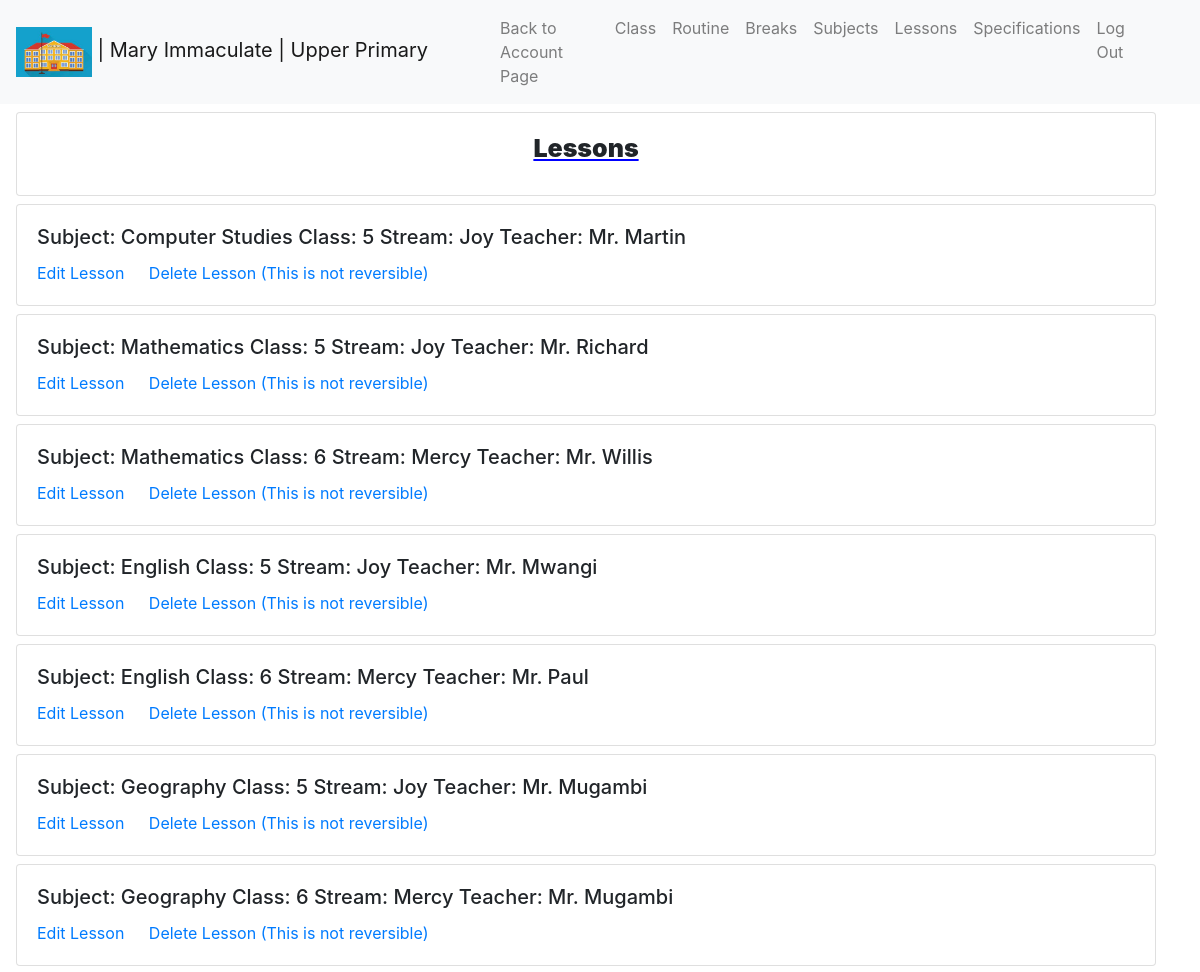
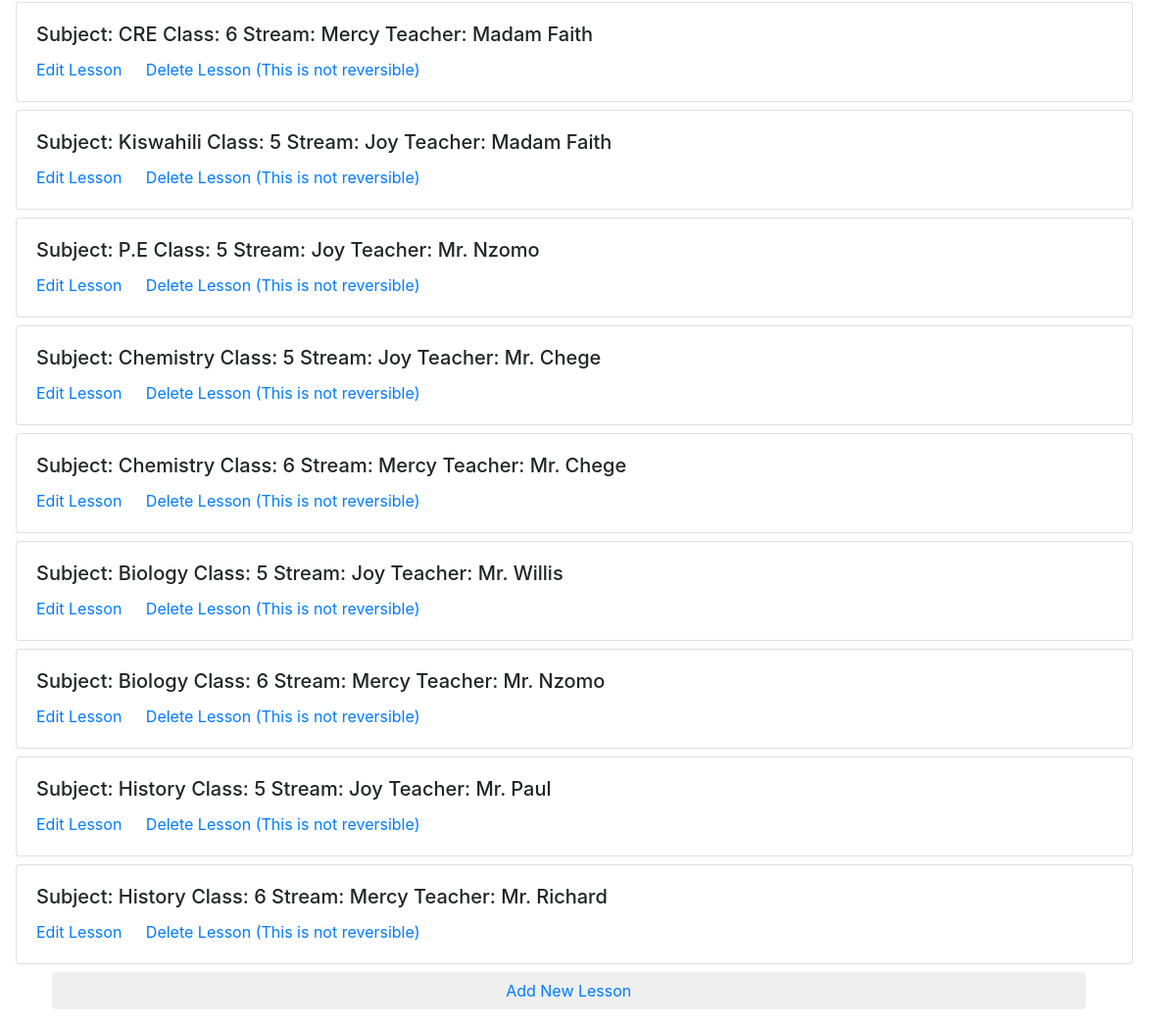
Page /school/S6gHC1W5/groups/upper-primary/lessons/ (signed in) on the committed database (2 pictures, top to bottom).
### school/models.py (models this page shows, shortened)
class School(models.Model):
    user = models.ForeignKey(settings.AUTH_USER_MODEL, on_delete=models.CASCADE, db_index=True)
    schoolname = models.CharField(max_length=200)
    randomid = models.CharField(max_length=60, unique=True)
    schoollogo = models.ImageField(upload_to='logo', validators=[validate_logo], default='logo.jpg')
    class Meta:
        verbose_name = ("School")
        verbose_name_plural = ("Schools")

class Subjects(models.Model):
    school = models.ForeignKey(School, on_delete=models.CASCADE)
    subjectname = models.CharField(max_length=100)
    slug = models.SlugField()
    color = ColorField()
    class Meta:
        verbose_name = ("Subject")
        verbose_name_plural = ("Subjects")

class Streams(models.Model):
    school = models.ForeignKey(School, on_delete=models.CASCADE)
    streamname = models.CharField(max_length=100)
    slug = models.SlugField()
    class Meta:
        verbose_name = ("Stream")
        verbose_name_plural = ("Streams")

class Teachers(models.Model):
    school = models.ForeignKey(School, on_delete=models.CASCADE)
    teachername = models.CharField(max_length=100)
    randomid = models.CharField(max_length=60, unique=True)
    class Meta:
        verbose_name = ("Teacher")
        verbose_name_plural = ("Teachers")

### groups/models.py (models this page shows, shortened)
class SchoolGroups(models.Model):
    school = models.ForeignKey(School, on_delete=models.CASCADE)
    groupname = models.CharField(max_length=100)
    slug = models.SlugField()
    lessonduration = models.PositiveIntegerField()
    class Meta:
        verbose_name = ("Group")
        verbose_name_plural = ("Groups")

class Groupsubjectteachers(models.Model):
    groupsubjects = models.ForeignKey(Groupsubjects, on_delete=models.CASCADE)
    theclass = models.ForeignKey(Groupclasses, on_delete=models.CASCADE)
    teacher = models.ForeignKey(Teachers, on_delete=models.CASCADE)
    nooflessonsperweek = models.PositiveIntegerField()
    class Meta:
        verbose_name = ("Group subject teacher")
        verbose_name_plural = ("Group subject teachers")

class Groupsubjects(models.Model):
    group = models.ForeignKey(SchoolGroups, on_delete=models.CASCADE)
    subject = models.ForeignKey(Subjects, on_delete=models.CASCADE)
    class Meta:
        verbose_name = ("Group subject")
        verbose_name_plural = ("Group subjects")

class Groupclasses(models.Model):
    group = models.ForeignKey(SchoolGroups, on_delete=models.CASCADE)
    stream = models.ForeignKey(Streams, on_delete=models.CASCADE)
    classteacher = models.ForeignKey(Teachers, on_delete=models.CASCADE)
    classname = models.CharField(max_length=100)
    slug = models.SlugField()
    class Meta:
        verbose_name = ("Group class")
        verbose_name_plural = ("Group classes")

### groups/views.py (the view)
# urls.py: path('school/<randomid>/groups/<groupslug>/lessons/', views.lessonsview, name="lessonsview"),
@login_required
def lessonsview(request, randomid, groupslug):
    theschool = get_object_or_404(School, randomid=randomid)
    thegroup = get_object_or_404(SchoolGroups, school__randomid=randomid, slug=groupslug)
    lessons = Groupsubjectteachers.objects.filter(groupsubjects__group__id=thegroup.id)
    return render(request, "frontend/groups/lessonsview.html", {"theschool":theschool, "thegroup":thegroup, "lessons":lessons})

### frontend/templates/frontend/groups/lessonsview.html (shortened to what this page needs)
{% extends "base/group.html" %}
{% block schooldetails %}
<a class="navbar-brand" href="{% url 'groupdisplay' randomid=theschool.randomid groupslug=thegroup.slug %}"><img src="{{ theschool.schoollogo.url }}" alt="{{ theschool.schoolname }}"  height="50px"> | {{ theschool.schoolname }} | {{ thegroup.groupname }}</a>
{% endblock %}
{% block navigation %}
<li class="nav-item">
    <a class="nav-link" href="{% url 'classview' randomid=theschool.randomid groupslug=thegroup.slug %}">Class</a>
</li>
<li class="nav-item">
    <a class="nav-link" href="{% url 'routineview' randomid=theschool.randomid groupslug=thegroup.slug %}">Routine</a>
</li>
<li class="nav-item">
    <a class="nav-link" href="{% url 'breakview' randomid=theschool.randomid groupslug=thegroup.slug %}">Breaks</a>
</li>
<li class="nav-item">
    <a class="nav-link" href="{% url 'groupsubjectsview' randomid=theschool.randomid groupslug=thegroup.slug %}">Subjects</a>
</li>
<li class="nav-item">
    <a class="nav-link" href="{% url 'lessonsview' randomid=theschool.randomid groupslug=thegroup.slug %}">Lessons</a>
</li>
<li class="nav-item">
    <a class="nav-link" href="{% url 'specificationsview' randomid=theschool.randomid groupslug=thegroup.slug %}">Specifications</a>
</li>
{% endblock %}
{% block content %}
{% if lessons|length > 0 %}
<div class="card mt-2 mx-3" style="width: 95%;">
    <div class="card-body">
      <h5 class="card-title my_card_title">Lessons</h5>
    </div>
  </div>
{% for lesson in lessons %}
<div class="card mt-2 mx-3" style="width: 95%;">
    <div class="card-body">
      <h5 class="card-title">Subject: {{ lesson.groupsubjects.subject.subjectname }}  Class: {{ lesson.theclass.classname }} Stream: {{ lesson.theclass.stream.streamname }} Teacher: {{ lesson.teacher.teachername }}</h5>
      <a href="{% url 'editlesson' randomid=theschool.randomid groupslug=thegroup.slug lessonid=lesson.id %}" class="card-link">Edit Lesson</a>
      <a href="{% url 'deletelesson' randomid=theschool.randomid groupslug=thegroup.slug lessonid=lesson.id %}" class="card-link">Delete Lesson (This is not reversible)</a>
    </div>
</div>
{% endfor %}
{% else %}
<div class="card mt-2 mx-3" style="width: 95%;">
  <div class="card-body">
    <h5 class="card-title">Sorry, you have no lesson specified currently.</h5>
  </div>
</div>
{% endif %}
<div class="container mb-3">
  <div class="row">
      <div class="col-md-12">
          <button class="btn mt-2 mx-2"  style="width: 95%;">
            <a href="{% url 'addlesson' randomid=theschool.randomid groupslug=thegroup.slug %}">Add New Lesson</a>
          </button>
      </div>
  </div>
</div>
{% endblock %}

### frontend/static/frontend/css/style.css (style rules this page uses)
body { margin: 0; }
.my_card_title { text-align: center; font-weight: 900; font-size: 25px; text-decoration-line: underline; text-decoration-color: blue; }

### rows in the picture
School: schoollogo (picture), schoolname "Mary Immaculate"
SchoolGroups: groupname "Upper Primary"
Groupsubjectteachers: groupsubjects.subject.subjectname "Computer Studies", theclass.classname "5", theclass.stream.streamname "Joy", teacher.teachername "Mr. Martin"
Groupsubjectteachers: groupsubjects.subject.subjectname "Mathematics", theclass.classname "5", theclass.stream.streamname "Joy", teacher.teachername "Mr. Richard"
Groupsubjectteachers: groupsubjects.subject.subjectname "Mathematics", theclass.classname "6", theclass.stream.streamname "Mercy", teacher.teachername "Mr. Willis"
Groupsubjectteachers: groupsubjects.subject.subjectname "English", theclass.classname "5", theclass.stream.streamname "Joy", teacher.teachername "Mr. Mwangi"
Groupsubjectteachers: groupsubjects.subject.subjectname "English", theclass.classname "6", theclass.stream.streamname "Mercy", teacher.teachername "Mr. Paul"
Groupsubjectteachers: groupsubjects.subject.subjectname "Geography", theclass.classname "5", theclass.stream.streamname "Joy", teacher.teachername "Mr. Mugambi"
Groupsubjectteachers: groupsubjects.subject.subjectname "Geography", theclass.classname "6", theclass.stream.streamname "Mercy", teacher.teachername "Mr. Mugambi"
Groupsubjectteachers: groupsubjects.subject.subjectname "CRE", theclass.classname "6", theclass.stream.streamname "Mercy", teacher.teachername "Madam Faith"
Groupsubjectteachers: groupsubjects.subject.subjectname "Kiswahili", theclass.classname "5", theclass.stream.streamname "Joy", teacher.teachername "Madam Faith"
Groupsubjectteachers: groupsubjects.subject.subjectname "P.E", theclass.classname "5", theclass.stream.streamname "Joy", teacher.teachername "Mr. Nzomo"
Groupsubjectteachers: groupsubjects.subject.subjectname "Chemistry", theclass.classname "5", theclass.stream.streamname "Joy", teacher.teachername "Mr. Chege"
Groupsubjectteachers: groupsubjects.subject.subjectname "Chemistry", theclass.classname "6", theclass.stream.streamname "Mercy", teacher.teachername "Mr. Chege"
Groupsubjectteachers: groupsubjects.subject.subjectname "Biology", theclass.classname "5", theclass.stream.streamname "Joy", teacher.teachername "Mr. Willis"
Groupsubjectteachers: groupsubjects.subject.subjectname "Biology", theclass.classname "6", theclass.stream.streamname "Mercy", teacher.teachername "Mr. Nzomo"
Groupsubjectteachers: groupsubjects.subject.subjectname "History", theclass.classname "5", theclass.stream.streamname "Joy", teacher.teachername "Mr. Paul"
Groupsubjectteachers: groupsubjects.subject.subjectname "History", theclass.classname "6", theclass.stream.streamname "Mercy", teacher.teachername "Mr. Richard"
